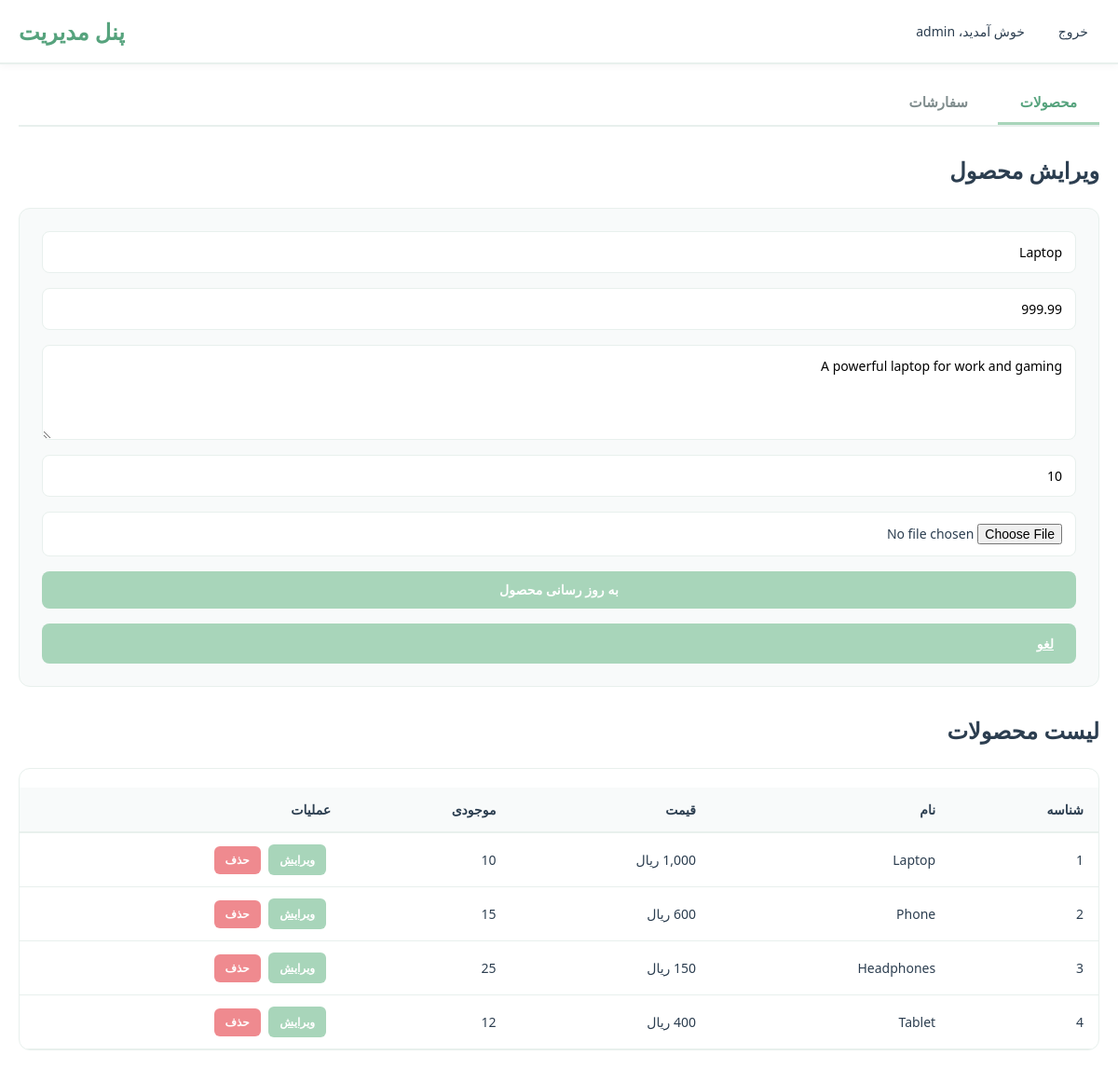
Screenshot of /admin.php?action=edit&id=1 (signed in) with the database file from the repository.
### tables this page shows
CREATE TABLE products (
    id INT AUTO_INCREMENT PRIMARY KEY,
    name VARCHAR(255) NOT NULL,
    price DECIMAL(10, 2) NOT NULL,
    description TEXT,
    stock INT DEFAULT 0,
    image VARCHAR(255),
    created_at TIMESTAMP DEFAULT CURRENT_TIMESTAMP
);

### admin.php (the view, shortened to what this page needs)
<?php
include 'config.php';
$action = $_GET['action'] ?? '';
$editProduct = null;
if ($action === 'edit' && isset($_GET['id'])) {
    $stmt = $pdo->prepare("SELECT * FROM products WHERE id = ?");
    $stmt->execute([$_GET['id']]);
    $editProduct = $stmt->fetch();
}
$products = $pdo->query("SELECT * FROM products")->fetchAll();
?>
<!DOCTYPE html>
<html lang="fa">
<head>
    <link rel="stylesheet" href="style.css">
</head>
<body dir="rtl">
    <nav class="navbar">
        <div class="navbar-container">
            <h1 class="navbar-title">پنل مدیریت</h1>
            <div class="navbar-right">
                <span class="welcome">خوش آمدید، <?php echo htmlspecialchars($_SESSION['username']); ?></span>
                <a href="logout.php" class="nav-link">خروج</a>
            </div>
        </div>
    </nav>
    <div class="admin-container">
        <div class="admin-tabs">
            <button class="tab-btn active" onclick="switchTab('products', this)">محصولات</button>
            <button class="tab-btn" onclick="switchTab('orders', this)">سفارشات</button>
        </div>
        <div id="products-tab" class="tab-content active">
            <h2><?php echo $editProduct ? 'ویرایش محصول' : 'افزودن محصول جدید'; ?></h2>
            <form method="POST" action="admin.php?action=<?php echo $editProduct ? 'edit' : 'add'; ?>" class="form" enctype="multipart/form-data">
                <input type="text" name="name" placeholder="نام محصول" value="<?php echo $editProduct['name'] ?? ''; ?>" required>
                <input type="number" name="price" placeholder="قیمت" step="0.01" value="<?php echo $editProduct['price'] ?? ''; ?>" required>
                <textarea name="description" placeholder="توضیح" rows="4"><?php echo $editProduct['description'] ?? ''; ?></textarea>
                <input type="number" name="stock" placeholder="موجودی" value="<?php echo $editProduct['stock'] ?? ''; ?>" required>
                <input type="file" name="image" accept="image/*" placeholder="عکس محصول">
                <button type="submit" class="btn btn-primary"><?php echo $editProduct ? 'به روز رسانی محصول' : 'افزودن محصول'; ?></button>
                <?php if ($editProduct): ?>
                    <a href="admin.php" class="btn">لغو</a>
                <?php endif; ?>
            </form>
            <h2>لیست محصولات</h2>
            <div class="products-list">
                <table>
                    <thead>
                        <tr>
                            <th>شناسه</th>
                            <th>نام</th>
                            <th>قیمت</th>
                            <th>موجودی</th>
                            <th>عملیات</th>
                        </tr>
                    </thead>
                    <tbody>
                        <?php foreach ($products as $product): ?>
                            <tr>
                                <td><?php echo $product['id']; ?></td>
                                <td><?php echo htmlspecialchars($product['name']); ?></td>
                                <td><?php echo number_format($product['price'], 0); ?> ریال</td>
                                <td><?php echo $product['stock']; ?></td>
                                <td>
                                    <a href="admin.php?action=edit&id=<?php echo $product['id']; ?>" class="btn btn-sm">ویرایش</a>
                                    <form method="POST" action="admin.php?action=delete" style="display: inline;">
                                        <button type="submit" class="btn btn-sm btn-danger" onclick="return confirm('آیا مطمئن هستید؟')">حذف</button>
                                    </form>
                                </td>
                            </tr>
                        <?php endforeach; ?>
                    </tbody>
                </table>
            </div>
        </div>
    </div>
</body>
</html>

### style.css (style rules this page uses)
* { margin: 0; padding: 0; box-sizing: border-box; }
:root { --primary-green: #A8D5BA; --secondary-green: #7FBC8F; --dark-green: #56A37D; --light-bg: #F8FAFA; --border-color: #E8F0ED; --text-dark: #2C3E50; --text-light: #7F8C8D; }
body { font-family: 'Segoe UI', 'Helvetica Neue', sans-serif; background: white; min-height: 100vh; color: var(--text-dark); }
[dir="rtl"] { direction: rtl; text-align: right; }
[dir="rtl"] .navbar-right { flex-direction: row-reverse; }
[dir="rtl"] .navbar-container { flex-direction: row-reverse; }
[dir="rtl"] table th, [dir="rtl"] table td { text-align: right; }
.navbar { background: white; border-bottom: 2px solid var(--border-color); padding: 0; margin-bottom: 0; box-shadow: 0 2px 8px rgba(0, 0, 0, 0.04); }
.navbar-container { max-width: 1200px; margin: 0 auto; display: flex; justify-content: space-between; align-items: center; padding: 16px 20px; }
.navbar-title { font-size: 24px; font-weight: 700; color: var(--dark-green); margin: 0; }
.navbar-right { display: flex; gap: 24px; align-items: center; }
.welcome { font-weight: 500; color: var(--text-dark); font-size: 14px; }
.nav-link { text-decoration: none; color: var(--text-dark); font-weight: 500; transition: all 0.3s ease; padding: 8px 12px; border-radius: 6px; font-size: 14px; }
.form { display: flex; flex-direction: column; gap: 16px; }
.form input, .form textarea { padding: 12px 14px; border: 1px solid var(--border-color); border-radius: 8px; font-size: 14px; font-family: inherit; background: white; transition: all 0.3s ease; }
.form textarea { resize: vertical; min-height: 100px; }
.btn { padding: 12px 24px; border: none; border-radius: 8px; font-size: 14px; font-weight: 600; cursor: pointer; transition: all 0.3s ease; background: var(--primary-green); color: white; }
.btn-primary { background: var(--primary-green); color: white; }
.btn-danger { background: #EF8A8F; }
.btn-sm { padding: 8px 12px; font-size: 12px; border-radius: 6px; }
.admin-container { max-width: 1300px; margin: 0 auto; padding: 20px; }
.admin-tabs { display: flex; gap: 8px; margin-bottom: 30px; border-bottom: 2px solid var(--border-color); }
.tab-btn { padding: 12px 24px; background: none; border: none; cursor: pointer; font-size: 15px; font-weight: 600; color: var(--text-light); border-bottom: 3px solid transparent; transition: all 0.3s ease; }
.tab-btn.active { color: var(--dark-green); border-bottom-color: var(--primary-green); }
.tab-content { display: none; }
.tab-content.active { display: block; }
.tab-content h2 { margin-top: 24px; margin-bottom: 24px; color: var(--text-dark); font-size: 24px; font-weight: 600; }
.tab-content .form { margin-bottom: 30px; padding: 24px; background: var(--light-bg); border-radius: 12px; border: 1px solid var(--border-color); }
table { width: 100%; border-collapse: collapse; margin-top: 20px; }
table thead { background: var(--light-bg); }
table th { padding: 14px 16px; text-align: left; font-weight: 600; color: var(--text-dark); border-bottom: 2px solid var(--border-color); font-size: 14px; }
table td { padding: 12px 16px; border-bottom: 1px solid var(--border-color); color: var(--text-dark); font-size: 14px; }
table td .btn { margin-right: 5px; display: inline-block; }
.products-list { border-radius: 12px; overflow: hidden; border: 1px solid var(--border-color); }

### rows the page displays
products: name "Laptop", price "999.99", description "A powerful laptop for work and gaming", stock "10", id "1"
products: id "2", name "Phone", stock "15"
products: id "3", name "Headphones", stock "25"
products: id "4", name "Tablet", stock "12"

### other values shown
$_SESSION['username'] "admin"
